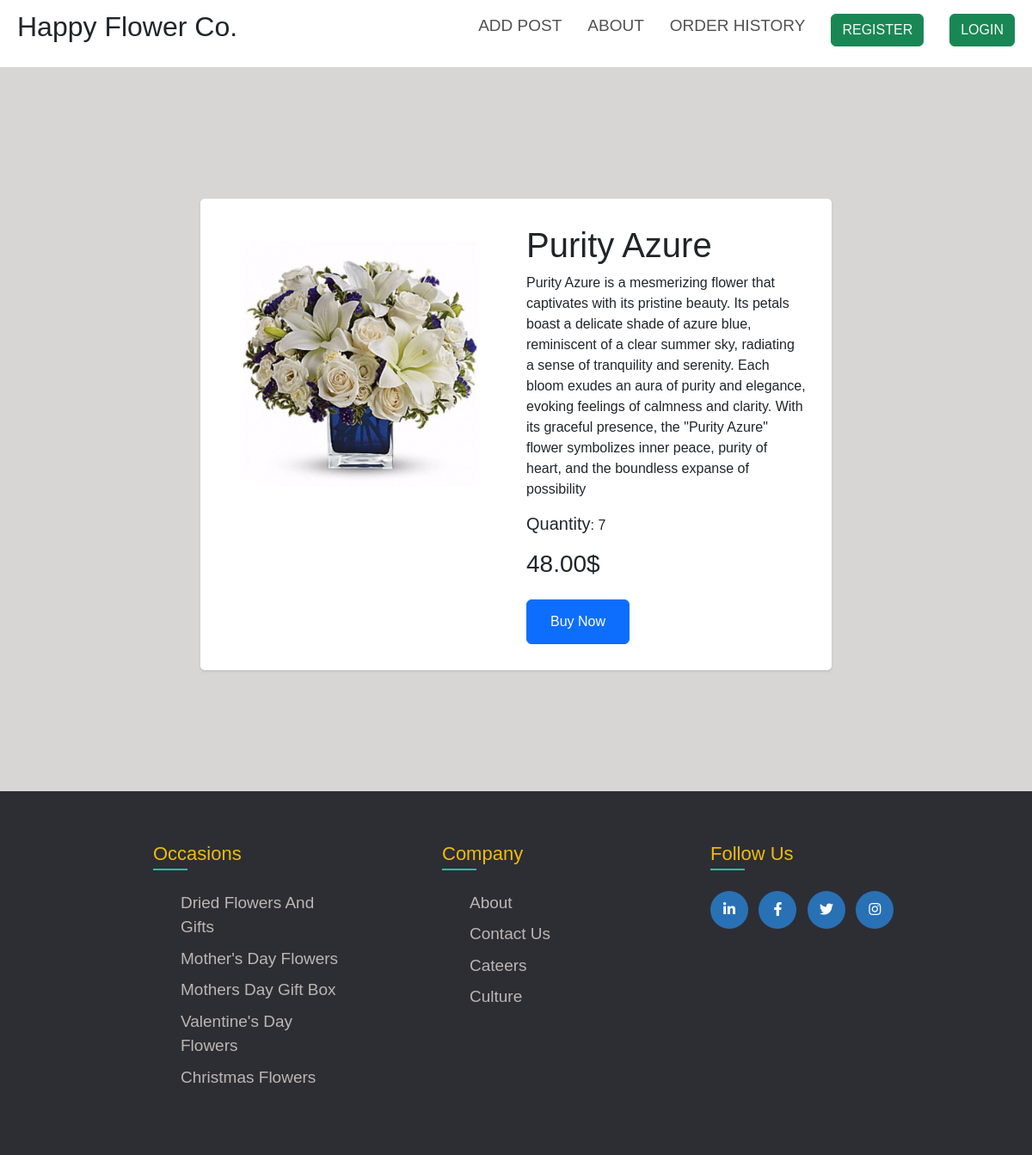
Screenshot of /details/19/ with the database file from the repository.
### flower/models.py (models this page shows, shortened)
class Flower(models.Model):
    title = models.CharField(max_length=200)
    description = models.TextField()
    image = models.ImageField(upload_to='uploads', blank=True, null = True)
    price = models.DecimalField(max_digits=10, decimal_places=2)
    category = models.ForeignKey(Category, on_delete=models.CASCADE)
    quantity = models.PositiveIntegerField(default=0)

### flower/views.py (the view)
# urls.py: path('details/<int:id>/', views.FlowerDetailView.as_view(), name='details'),
class FlowerDetailView(DetailView):
    model = Flower
    pk_url_kwarg = 'id'
    template_name = 'flower/flower_details.html'
    context_object_name = 'flower'

### flower/templates/flower/flower_details.html
{% extends 'base.html' %}
{% load crispy_forms_tags %}
{% block content %}
<div class="container" style="margin-top: 230px; margin-bottom: 140px;">
    <div class="row">
        <div class="col-md-8 mx-auto">
            <div class="card">
                <div class="card-body row" style="padding: 30px;">
                    <div class="col-md-6">
                        <img src="{{ flower.image.url }}" class="card-img-top" alt="" style="width: 100%;">
                    </div>
                    <div class="col-md-6">
                        <h1 class="card-title">{{ flower.title }}</h1>
                        <p class="card-text">{{ flower.description }}</p>
                        <p class="card-text"><span class="h5">Quantity</span>: {{ flower.quantity }}</p>
                        <h3>{{ flower.price }}$</h3>
                        <button class="btn btn-primary btn-block mt-3"><a href="{% url 'place_order' flower_id=flower.id %}" class="btn btn-block text-white">Buy Now</a></button>
                    </div>
                </div>
            </div>
        </div>
    </div>
</div>
{% endblock %}

### static/home.css (style rules this page uses)
body { background-color: rgb(245, 247, 247); }

### static/style.css (style rules this page uses)
* { padding: 0; margin: 0; box-sizing: border-box; }
body { background-color: rgb(180, 181, 182); }
.card-img-top { border-radius: 50px; padding: 20px; }
.card { border-radius: 30px; box-shadow: rgba(0, 0, 0, 0.1) 0px 1px 2px 0px; }
.card-body { padding: 25px; margin-top: -15px; }
.btn-primary { border-radius: 50px; width: 120px; }
h3,h5 { color: rgb(0, 91, 228); }
body { display: flex; flex-direction: column; height: 100vh; }

### static/nav.css (style rules this page uses)
body { background-color: rgb(215, 214, 212); }
body { font-family: "Poppins", sans-serif; --color1: #525151 ; --color2: #ffffff ; }

### rows the page displays
Flower: image (picture), title "Purity Azure", description "Purity Azure is a mesmerizing flower that captivates with its pristine beauty. Its petals boast a delicate shade of azure blue, reminiscent of a clear summer sky, radiating a sense of tranquility and serenity. Each bloom exudes an aura of purity and elegance, evoking feelings of calmness and clarity. With its graceful presence, the \"Purity Azure\" flower symbolizes inner peace, purity of heart, and the boundless expanse of possibility", quantity "7", price "48.00"
